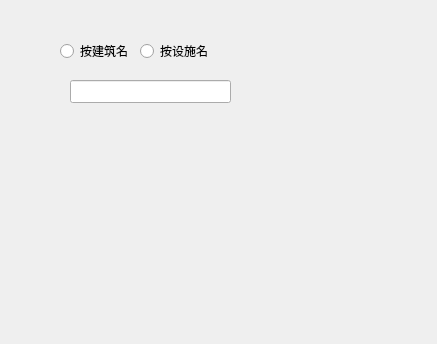
<?xml version="1.0" encoding="UTF-8"?>
<ui version="4.0">
 <class>SearchWindow</class>
 <widget class="QWidget" name="SearchWindow">
  <property name="geometry">
   <rect>
    <x>0</x>
    <y>0</y>
    <width>437</width>
    <height>344</height>
   </rect>
  </property>
  <property name="windowTitle">
   <string>Form</string>
  </property>
  <widget class="QRadioButton" name="radioButton">
   <property name="geometry">
    <rect>
     <x>60</x>
     <y>40</y>
     <width>81</width>
     <height>22</height>
    </rect>
   </property>
   <property name="text">
    <string>按建筑名</string>
   </property>
  </widget>
  <widget class="QRadioButton" name="radioButton_2">
   <property name="geometry">
    <rect>
     <x>140</x>
     <y>40</y>
     <width>81</width>
     <height>22</height>
    </rect>
   </property>
   <property name="text">
    <string>按设施名</string>
   </property>
  </widget>
  <widget class="QLineEdit" name="lineEdit">
   <property name="geometry">
    <rect>
     <x>70</x>
     <y>80</y>
     <width>161</width>
     <height>23</height>
    </rect>
   </property>
  </widget>
 </widget>
 <resources/>
 <connections/>
</ui>
